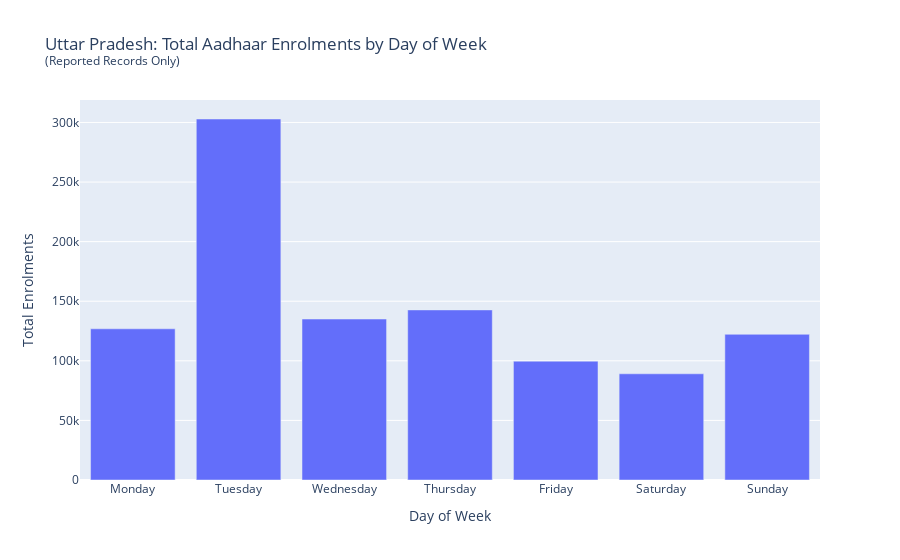

The cell this chart's notebook holds for it:
### Code cell
import plotly.express as px

fig_up_weekday = px.bar(
    up_daywise,
    x='day_name',
    y='total_daily_enrolement',
    title=(
        "Uttar Pradesh: Total Aadhaar Enrolments by Day of Week<br>"
        "<sup>(Reported Records Only)</sup>"
    ),
    labels={
        'day_name': 'Day of Week',
        'total_daily_enrolement': 'Total Enrolments'
    }
)

fig_up_weekday.update_layout(
    xaxis=dict(categoryorder='array', categoryarray=weekday_order),
    transition_duration=600
)

fig_up_weekday.show()

### Figure 1 — Plotly figure (JSON) as saved in the notebook; plotly's stock layout.template omitted (floating-point values rounded to 4 significant figures)
{"data": [{"hovertemplate": "Day of Week=%{x}<br>Total Enrolments=%{y}<extra></extra>", "legendgroup": "", "marker": {"color": "#636efa", "pattern": {"shape": ""}}, "name": "", "orientation": "v", "showlegend": false, "textposition": "auto", "type": "bar", "x": ["Monday", "Tuesday", "Wednesday", "Thursday", "Friday", "Saturday", "Sunday"], "xaxis": "x", "y": [126861, 302904, 135062, 142708, 99723, 89117, 122254], "yaxis": "y"}], "layout": {"barmode": "relative", "legend": {"tracegroupgap": 0}, "title": {"text": "Uttar Pradesh: Total Aadhaar Enrolments by Day of Week<br><sup>(Reported Records Only)</sup>"}, "transition": {"duration": 600}, "xaxis": {"anchor": "y", "categoryarray": ["Monday", "Tuesday", "Wednesday", "Thursday", "Friday", "Saturday", "Sunday"], "categoryorder": "array", "domain": [0, 1], "title": {"text": "Day of Week"}}, "yaxis": {"anchor": "x", "domain": [0, 1], "title": {"text": "Total Enrolments"}}}}
